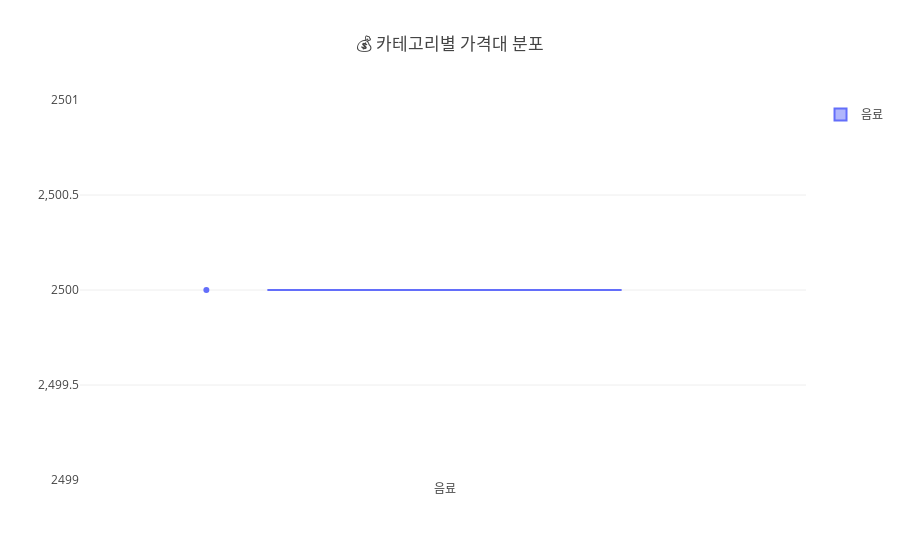

The notebook cell saved with this chart:
### Markdown cell above
카테고리별 가격 분포

### Code cell
fig_box = px.box(df, 
                 x='category', 
                 y='price', 
                 color='category',
                 title='💰 카테고리별 가격대 분포',
                 points="all")

fig_box.show()

### Figure 1 — Plotly figure (JSON) as saved in the notebook; plotly's stock layout.template omitted (floating-point values rounded to 4 significant figures)
{"data": [{"alignmentgroup": "True", "boxpoints": "all", "hovertemplate": "category=%{x}<br>price=%{y}<extra></extra>", "legendgroup": "음료", "marker": {"color": "#636efa"}, "name": "음료", "notched": false, "offsetgroup": "음료", "orientation": "v", "showlegend": true, "type": "box", "x": ["음료"], "x0": " ", "xaxis": "x", "y": [2500, 3000, 1500], "y0": " ", "yaxis": "y"}], "layout": {"title": {"text": "💰 카테고리별 가격대 분포"}}}
